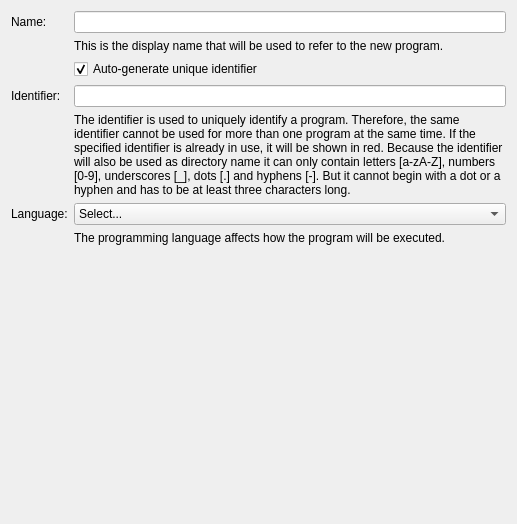
<?xml version="1.0" encoding="UTF-8"?>
<ui version="4.0">
 <class>NewProgramGeneral</class>
 <widget class="QWidget" name="NewProgramGeneral">
  <property name="geometry">
   <rect>
    <x>0</x>
    <y>0</y>
    <width>517</width>
    <height>524</height>
   </rect>
  </property>
  <property name="windowTitle">
   <string>Form</string>
  </property>
  <layout class="QVBoxLayout" name="verticalLayout">
   <item>
    <layout class="QGridLayout" name="gridLayout">
     <item row="5" column="0">
      <widget class="QLabel" name="label_language">
       <property name="text">
        <string>Language:</string>
       </property>
       <property name="buddy">
        <cstring>combo_language</cstring>
       </property>
      </widget>
     </item>
     <item row="5" column="1">
      <widget class="QComboBox" name="combo_language">
       <property name="sizePolicy">
        <sizepolicy hsizetype="Preferred" vsizetype="Fixed">
         <horstretch>1</horstretch>
         <verstretch>0</verstretch>
        </sizepolicy>
       </property>
       <item>
        <property name="text">
         <string>Select...</string>
        </property>
       </item>
       <item>
        <property name="text">
         <string>Java</string>
        </property>
       </item>
       <item>
        <property name="text">
         <string>Python</string>
        </property>
       </item>
      </widget>
     </item>
     <item row="3" column="0">
      <widget class="QLabel" name="label_identifier">
       <property name="text">
        <string>Identifier:</string>
       </property>
       <property name="buddy">
        <cstring>edit_identifier</cstring>
       </property>
      </widget>
     </item>
     <item row="3" column="1">
      <widget class="QLineEdit" name="edit_identifier">
       <property name="maxLength">
        <number>256</number>
       </property>
      </widget>
     </item>
     <item row="4" column="1">
      <widget class="QLabel" name="label_identifier_help">
       <property name="text">
        <string>The identifier is used to uniquely identify a program. Therefore, the same identifier cannot be used for more than one program at the same time. If the specified identifier is already in use, it will be shown in red. Because the identifier will also be used as directory name it can only contain letters [a-zA-Z], numbers [0-9], underscores [_], dots [.] and hyphens [-]. But it cannot begin with a dot or a hyphen and has to be at least three characters long.</string>
       </property>
       <property name="alignment">
        <set>Qt::AlignLeading|Qt::AlignLeft|Qt::AlignTop</set>
       </property>
       <property name="wordWrap">
        <bool>true</bool>
       </property>
      </widget>
     </item>
     <item row="6" column="1">
      <widget class="QLabel" name="label_4">
       <property name="text">
        <string>The programming language affects how the program will be executed.</string>
       </property>
       <property name="alignment">
        <set>Qt::AlignLeading|Qt::AlignLeft|Qt::AlignTop</set>
       </property>
       <property name="wordWrap">
        <bool>true</bool>
       </property>
      </widget>
     </item>
     <item row="0" column="0">
      <widget class="QLabel" name="label_name">
       <property name="text">
        <string>Name:</string>
       </property>
       <property name="buddy">
        <cstring>edit_name</cstring>
       </property>
      </widget>
     </item>
     <item row="0" column="1">
      <widget class="QLineEdit" name="edit_name">
       <property name="maxLength">
        <number>256</number>
       </property>
      </widget>
     </item>
     <item row="2" column="1">
      <widget class="QCheckBox" name="check_auto_generate">
       <property name="text">
        <string>Auto-generate unique identifier</string>
       </property>
       <property name="checked">
        <bool>true</bool>
       </property>
      </widget>
     </item>
     <item row="1" column="1">
      <widget class="QLabel" name="label_6">
       <property name="text">
        <string>This is the display name that will be used to refer to the new program.</string>
       </property>
       <property name="alignment">
        <set>Qt::AlignLeading|Qt::AlignLeft|Qt::AlignTop</set>
       </property>
       <property name="wordWrap">
        <bool>true</bool>
       </property>
      </widget>
     </item>
    </layout>
   </item>
   <item>
    <spacer name="verticalSpacer">
     <property name="orientation">
      <enum>Qt::Vertical</enum>
     </property>
     <property name="sizeHint" stdset="0">
      <size>
       <width>20</width>
       <height>0</height>
      </size>
     </property>
    </spacer>
   </item>
  </layout>
 </widget>
 <tabstops>
  <tabstop>edit_name</tabstop>
  <tabstop>check_auto_generate</tabstop>
  <tabstop>edit_identifier</tabstop>
  <tabstop>combo_language</tabstop>
 </tabstops>
 <resources/>
 <connections/>
</ui>
